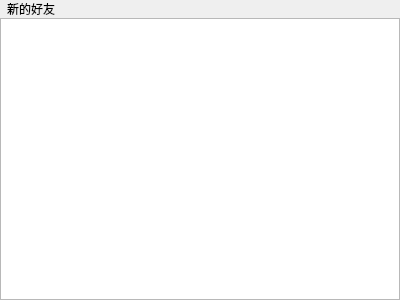
<?xml version="1.0" encoding="UTF-8"?>
<ui version="4.0">
 <class>NewFriendMsgPage</class>
 <widget class="QWidget" name="NewFriendMsgPage">
  <property name="geometry">
   <rect>
    <x>0</x>
    <y>0</y>
    <width>400</width>
    <height>300</height>
   </rect>
  </property>
  <layout class="QVBoxLayout" name="verticalLayout">
   <property name="spacing">
    <number>0</number>
   </property>
   <property name="leftMargin">
    <number>0</number>
   </property>
   <property name="topMargin">
    <number>0</number>
   </property>
   <property name="rightMargin">
    <number>0</number>
   </property>
   <property name="bottomMargin">
    <number>0</number>
   </property>
   <item>
    <widget class="QFrame" name="topWidget">
     <layout class="QHBoxLayout" name="horizontalLayout_2">
      <property name="spacing">
       <number>0</number>
      </property>
      <property name="leftMargin">
       <number>0</number>
      </property>
      <property name="topMargin">
       <number>0</number>
      </property>
      <property name="rightMargin">
       <number>0</number>
      </property>
      <property name="bottomMargin">
       <number>0</number>
      </property>
      <item>
       <widget class="QLabel" name="icon">
        <property name="sizePolicy">
         <sizepolicy hsizetype="Fixed" vsizetype="Preferred">
          <horstretch>0</horstretch>
          <verstretch>0</verstretch>
         </sizepolicy>
        </property>
       </widget>
      </item>
      <item>
       <widget class="QLabel" name="name">
        <property name="sizePolicy">
         <sizepolicy hsizetype="Expanding" vsizetype="Preferred">
          <horstretch>0</horstretch>
          <verstretch>0</verstretch>
         </sizepolicy>
        </property>
        <property name="text">
         <string>新的好友</string>
        </property>
       </widget>
      </item>
     </layout>
    </widget>
   </item>
   <item>
    <widget class="QListWidget" name="listWidget">
     <property name="sizePolicy">
      <sizepolicy hsizetype="Preferred" vsizetype="Expanding">
       <horstretch>0</horstretch>
       <verstretch>0</verstretch>
      </sizepolicy>
     </property>
    </widget>
   </item>
  </layout>
 </widget>
 <layoutdefault spacing="6" margin="11"/>
 <resources/>
 <connections/>
</ui>
